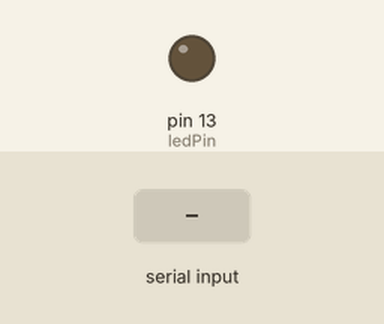
This sketch was run on a simulated Arduino Uno, built with avr-gcc and run on an emulated ATmega328P. Shown: output pins drawn as LEDs (lit = HIGH). The inputs (shaded band) are chosen by the test bench. What the sketch prints to the serial monitor is not drawn.

Above: at 1.2 s.
1.3 s: "90,45\n" received over Serial
At 3.35 s:
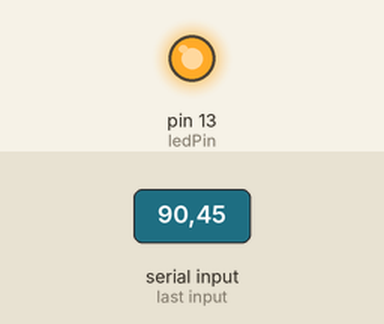
Timing chart, 0 to 10.3 s (numbered marks = the images above; inputs shaded):
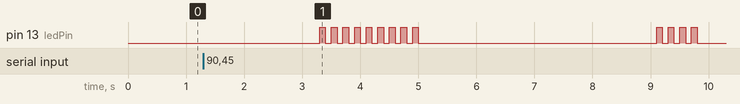

The sketch:

AR20_number.ino
```cpp
/*
 예제 2.3
 컴퓨터로부터 시리얼 통신을 통하여 데이터 수신하기
*/
const int ledPin = 13;
// LED 출력을 할 핀 번호 설정

int blinkNumber = 0;
// 점멸횟수 변수 설정
String stringValue[]{"Binary: ","Octal: "};


void setup() {
  Serial.begin(9600);
  // 9600bps로 시리얼 통신 설정
  pinMode(ledPin, OUTPUT);
  // 13번 핀을 출력으로 설정
}

void loop() {
// 시리얼 통신으로 입력 받은 데이터가 있는지를 검사하여
// 데이터가 있을 경우에 if문 안의 명령어를 실행
  if(Serial.available()){
  // val 변수에 시리얼 통신값 읽어오기
    char val = Serial.read();
    // 입력된 값이 0~9의 숫자인지를 판단
    if(isDigit(val)){
     // val은 ASCII 코드값이므로 숫자로 바꿔주기 위하여
     // '0'의 아스키 코드값을 빼줌
     // blinkNumber에는 실제 숫자가 저장된다.
     blinkNumber = (val - '0');
     Serial.print("입력한 수: ");
    Serial.print(blinkNumber);
    Serial.print(", ");
    Serial.print(stringValue[0]);
    Serial.print(blinkNumber,BIN);
    Serial.print(", ");
    Serial.print(stringValue[1]);
    Serial.println(blinkNumber,OCT);
    delay(2000);
    }

  // blinkNumber 만큼 LED를 점멸시킴
  for(char i=0; i < blinkNumber; i++){
    digitalWrite(ledPin, HIGH);
    delay(100);
    digitalWrite(ledPin, LOW);
    delay(100);

   }
  }
  // 점멸 횟수를 리셋함
  blinkNumber = 0;
}
```

Measured:
- after the input at 1.3 s, pin 13 (ledPin): goes 8 × (HIGH 0.10 s, LOW 0.10 s), HIGH 0.10 s, LOW 4.1 s, 3 × (HIGH 0.10 s, LOW 0.10 s), HIGH 0.10 s, then LOW, starting after 2.0 s
